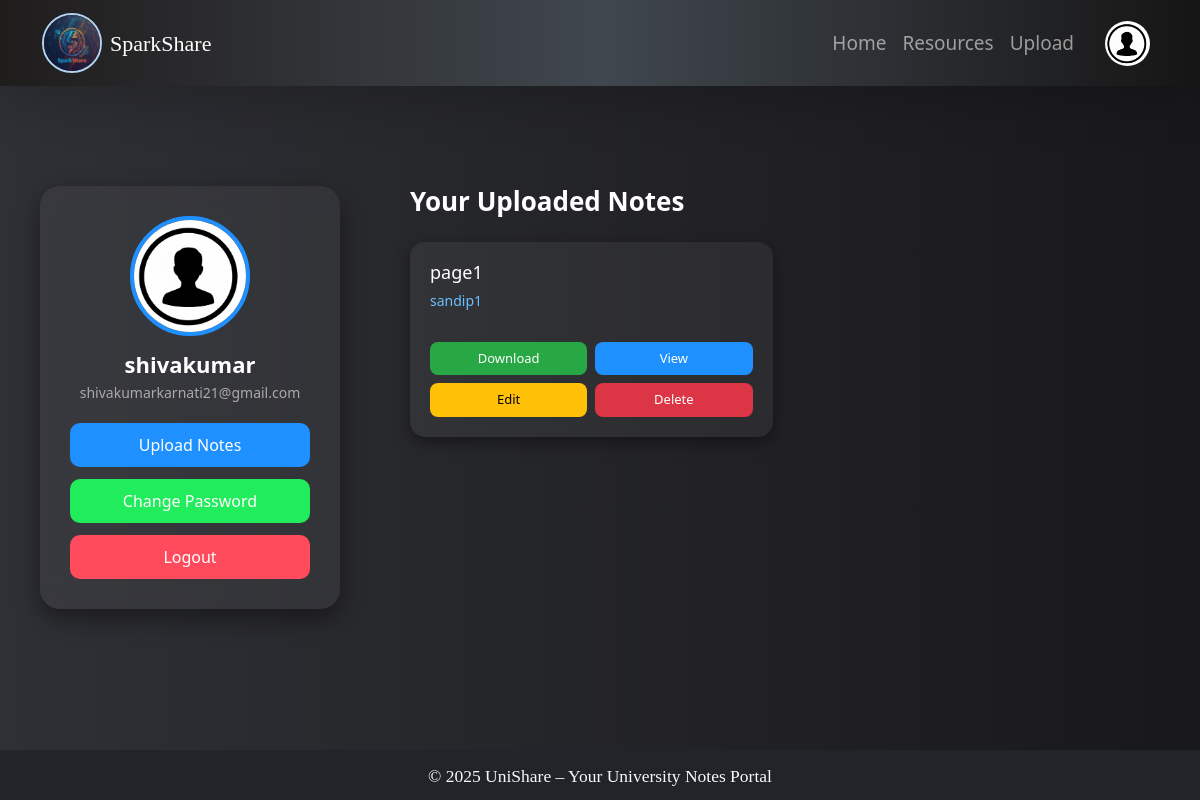
The page /profile/ (signed in) on the database as committed earlier.
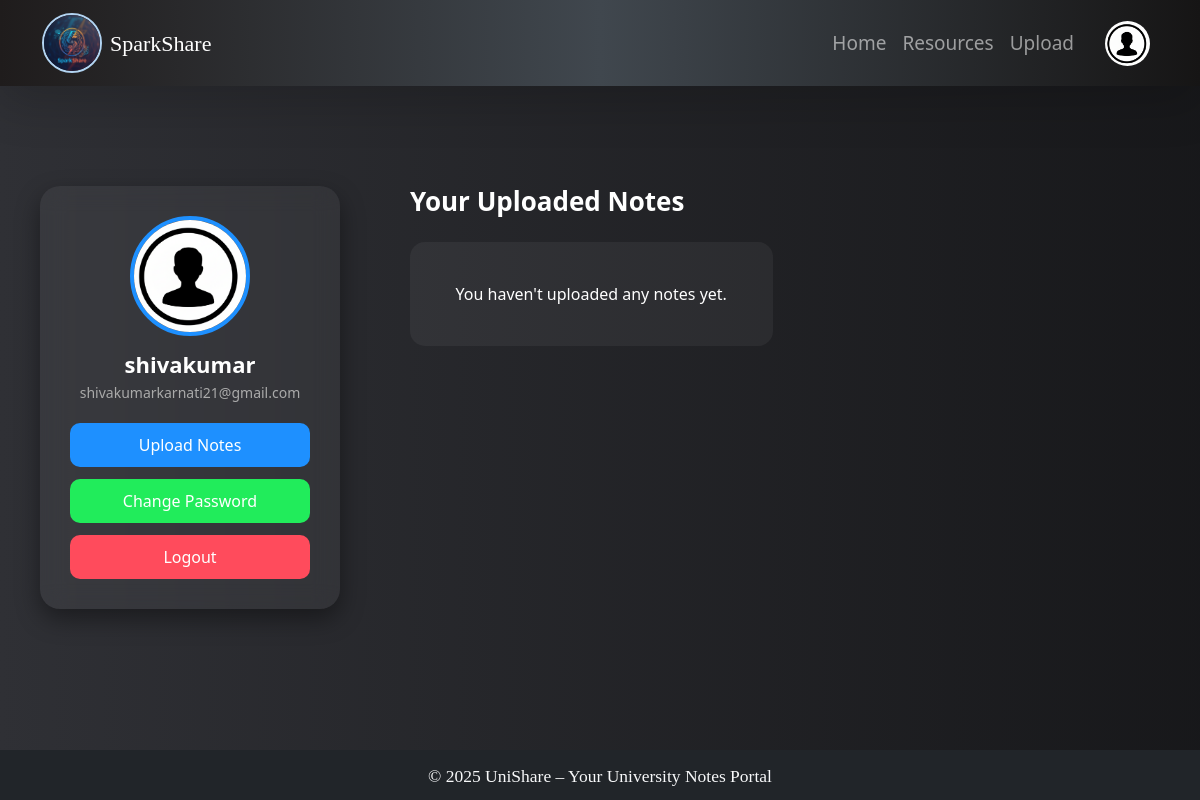
The same page on the database as committed later.
### resources/models.py (models this page shows, shortened)
class resources_post(models.Model):
    title = models.CharField(max_length=200)
    subject = models.CharField()
    file = CloudinaryField(resource_type ='raw',folder='pdfs')
    author = models.ForeignKey(User, on_delete=models.CASCADE,null=True)

### resources/views.py (the view)
# urls.py: path('profile/', views.profile_view, name='profile'),
@login_required
def profile_view(request):
    user_posts = resources_post.objects.filter(author=request.user)
    return render(request, "profile.html" , {"user_posts": user_posts})

### resources/templates/profile.html
{% extends "base.html" %}
{% load static %}
{% block content %}
<link rel="stylesheet" href="{% static 'resources/profile.css' %}">
<div class="profile-wrapper">
    <aside class="profile-card">
        <img class="profile-avatar"
        src="{% static 'resources/sparks_profile.png' %}">
        <h2 class="username">
            {{ request.user.username }}
        </h2>
        <p class="email">
            {{ request.user.email }}
        </p>
        <div class="profile-buttons">
            <a href="/upload/" class="profile-btn upload-btn">
                Upload Notes
            </a>
            <a href="/password_change/" class="profile-btn change_password-btn">
                Change Password
            </a>
            <a href="/logout/" class="profile-btn logout-btn">
                Logout
            </a>
        </div>
    </aside>
    <section class="profile-posts">
        <h2 class="section-title">
            Your Uploaded Notes
        </h2>
        <div class="posts-grid">
        {% for post in user_posts %}
            <div class="post-card">
                <div class="post-content">
                    <h4>{{ post.title }}</h4>
                    <p class="post-subject">
                        {{ post.subject }}
                    </p>
                </div>
                <div class="post-actions">
                    {% if post.file %}
                    <a href="{{ post.file.url }}" download
                    class="action-btn download">
                        Download
                    </a>
                    <a href="{{ post.file.url }}" target="_blank"
                    class="action-btn view">
                        View
                    </a>
                    {% endif %}
                    <a href="{% url 'edit_post' post.id %}"
                    class="action-btn edit">
                        Edit
                    </a>
                    <a href="{% url 'delete_post' post.id %}"
                    class="action-btn delete">
                        Delete
                    </a>
                </div>
            </div>
        {% empty %}
        <div class="no-posts">
            You haven't uploaded any notes yet.
        </div>
        {% endfor %}
        </div>
    </section>
</div>
{% endblock %}

### resources/templates/base.html (shortened to what this page needs)
{% load static %}
<!DOCTYPE html>
<html lang="en">
<head>
<link rel="stylesheet" href="https://cdn.jsdelivr.net/npm/bootstrap@5.3.0/dist/css/bootstrap.min.css">
<link rel="stylesheet" href="{% static 'resources/base.css' %}">
</head>
<body class="site-body">
<nav class="navbar navbar-expand-lg navbar-dark shadow-lg">
<div class="container">
<a class="navbar-brand d-flex align-items-center" href="{% url 'homepage' %}">
<img src="{% static 'resources/sparkShare-logo.png' %}"
class="navbar-logo"
width="60"
height="60">
<span class="navbar-brand-name ms-2">SparkShare</span>
</a>
<div class="collapse navbar-collapse" id="menu">
<ul class="navbar-nav ms-auto align-items-center">
<li class="nav-item">
<a class="nav-link" href="/home/">Home</a>
</li>
<li class="nav-item">
<a class="nav-link" href="/resources/">Resources</a>
</li>
<li class="nav-item">
<a class="nav-link" href="/upload/">Upload</a>
</li>
{% if user.is_authenticated %}
<li class="nav-item profile-item">
<a class="nav-link profile-link" href="/profile/">
<img src="{% static 'resources/sparks_profile.png' %}" class="profile-img">
</a>
</li>
{% endif %}
</ul>
</div>
</div>
</nav>
<main class="main-content">
{% block content %}{% endblock %}
</main>
<footer class="footer text-center bg-dark text-light">
<small>© 2025 UniShare – Your University Notes Portal</small>
</footer>
</body>
</html>

### resources/static/resources/base.css (style rules this page uses)
* { margin:0; padding:0; box-sizing:border-box; }
html,body { height: 100%; margin: 0; background-color:#2c2e2f; color:white; font-family:Arial, Helvetica, sans-serif; }
.site-body { display:flex; flex-direction:column; min-height:100vh; }
.navbar { background: linear-gradient(to left,#161515,#40474e,#1f1c1c); transition:0.3s; }
.navbar-brand-name { font-size:22px; font-family:'Times New Roman', Times, serif; }
.navbar-logo { border-radius:50%; border:2px solid rgb(178,212,242); }
.nav-link { position:relative; font-size:19px; }
.nav-link::after { content:""; position:absolute; width:0%; height:2px; left:0; bottom:-3px; background:#0d6efd; transition:0.3s; }
.profile-img { margin-left: 15px; width:45px; height:45px; border-radius:50%; object-fit:cover; transition:0.3s; }
.profile-link { display:flex; justify-content:center; align-items:center; }
.main-content { flex: 1; background: linear-gradient(270deg,#2f3035,#3a3b3f,#000000,#2f3035); background-size:600% 600%; animation:gradientMove 12s ease infinite; padding-bottom:60px; padding-top: 60px; }
.footer { font-size:20px; font-family:'Times New Roman', Times, serif; padding: 10px; }

### resources/static/resources/profile.css (style rules this page uses)
body { background:linear-gradient( 135deg, rgb(28,30,34), rgb(45,48,55) ); color:white; font-family:system-ui,-apple-system,Segoe UI,Roboto; }
.profile-wrapper { display:flex; gap:40px; padding:40px; max-width:1300px; margin:auto; }
.profile-card { width:300px; background:rgba(255,255,255,0.05); backdrop-filter:blur(12px); border-radius:20px; padding:30px; text-align:center; box-shadow:0 10px 25px rgba(0,0,0,0.4); margin-right: 30px; }
.profile-avatar { width:120px; height:120px; border-radius:50%; object-fit:cover; margin-bottom:15px; border:4px solid #1e90ff; }
.username { font-size:22px; font-weight:600; margin-bottom:5px; }
.email { font-size:14px; color:#aaa; margin-bottom:20px; }
.profile-buttons { display:flex; flex-direction:column; gap:12px; }
.profile-btn { padding:10px; border-radius:10px; text-decoration:none; color:white; font-weight:500; transition:0.3s; }
.upload-btn { background:#1e90ff; }
.change_password-btn { background:#21ec5b; }
.logout-btn { background:#ff4b5c; }
.profile-posts { flex:1; }
.section-title { margin-bottom:25px; font-size:26px; font-weight:600; }
.posts-grid { display:grid; grid-template-columns:repeat(auto-fill,minmax(260px,1fr)); gap:25px; }
.no-posts { padding:40px; text-align:center; background:rgba(255,255,255,0.05); border-radius:15px; }

Rows that differ between the two databases and show on the page:
removed resources_post: title "page1", subject "sandip1"
Other text that changed with them:
text now shown: "You haven't uploaded any notes yet."
